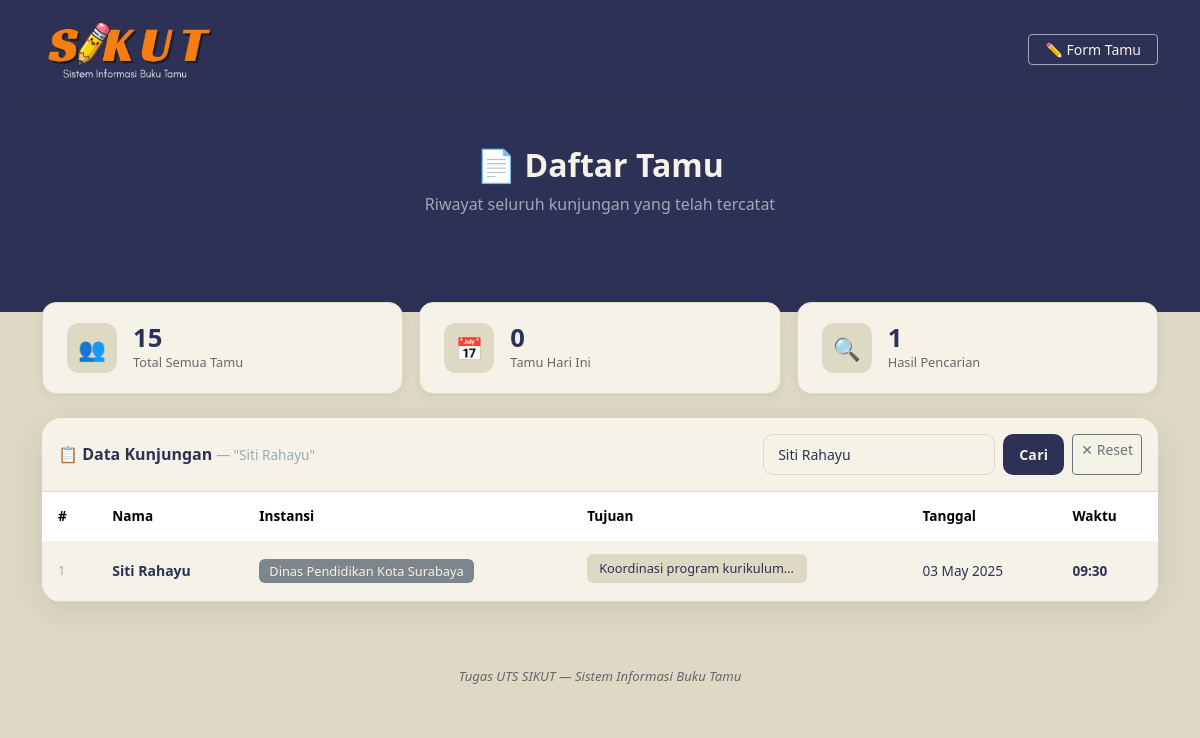
The page /daftar.php?cari=Siti Rahayu on the database its author committed.
### tables this page shows
CREATE TABLE `buku_tamu` (
  `id` int NOT NULL,
  `nama` varchar(100) NOT NULL,
  `instansi` varchar(100) DEFAULT NULL,
  `tujuan` text,
  `tanggal` date DEFAULT NULL,
  `waktu` time DEFAULT NULL
);

### daftar.php (the view, shortened to what this page needs)
<?php
require_once 'koneksi.php';
$keyword = '';
$sql     = "SELECT * FROM buku_tamu ORDER BY tanggal DESC, waktu DESC";
if (!empty($_GET['cari'])) {
    $keyword = trim($_GET['cari']);
    $stmt    = mysqli_prepare($conn,
        "SELECT * FROM buku_tamu
         WHERE nama LIKE ? OR instansi LIKE ?
         ORDER BY tanggal DESC, waktu DESC"
    );
    $like = '%' . $keyword . '%';
    mysqli_stmt_bind_param($stmt, "ss", $like, $like);
    mysqli_stmt_execute($stmt);
    $result = mysqli_stmt_get_result($stmt);
} else {
    $result = mysqli_query($conn, $sql);
}
$total       = mysqli_num_rows($result);
$total_semua = mysqli_fetch_assoc(mysqli_query($conn, "SELECT COUNT(*) as total FROM buku_tamu"))['total'];
$hari_ini    = date('Y-m-d');
$total_hari  = mysqli_fetch_assoc(mysqli_query($conn,
    "SELECT COUNT(*) as total FROM buku_tamu WHERE tanggal = '$hari_ini'"
))['total'];
?>
<!DOCTYPE html>
<html lang="id">
<head>
    <link href="css/bootstrap.min.css" rel="stylesheet">
    <link rel="stylesheet" href="css/style.css">
</head>
<body>
<nav class="navbar navbar-sikut navbar-dark">
    <div class="container">
        <a href="index.php" class="navbar-brand">
            <img src="img/logo.png" alt="SIKUT" height="42">
        </a>
        <a href="index.php" class="btn btn-outline-light btn-sm px-3">
            ✏️ Form Tamu
        </a>
    </div>
</nav>
<div class="hero">
    <div class="container">
        <h1>📄 Daftar Tamu</h1>
        <p>Riwayat seluruh kunjungan yang telah tercatat</p>
    </div>
</div>
<div class="container pb-5">
    <div class="row mt-4 mb-4 g-3">
        <div class="col-md-4">
            <div class="stat-card">
                <div class="stat-icon">👥</div>
                <div>
                    <div class="stat-value"><?= $total_semua ?></div>
                    <div class="stat-label">Total Semua Tamu</div>
                </div>
            </div>
        </div>
        <div class="col-md-4">
            <div class="stat-card">
                <div class="stat-icon">📅</div>
                <div>
                    <div class="stat-value"><?= $total_hari ?></div>
                    <div class="stat-label">Tamu Hari Ini</div>
                </div>
            </div>
        </div>
        <div class="col-md-4">
            <div class="stat-card">
                <div class="stat-icon">🔍</div>
                <div>
                    <div class="stat-value"><?= $total ?></div>
                    <div class="stat-label">
                        <?= $keyword ? 'Hasil Pencarian' : 'Menampilkan Data' ?>
                    </div>
                </div>
            </div>
        </div>
    </div>
    <div class="card card-sikut">
        <div class="card-body p-0">
            <div class="d-flex align-items-center justify-content-between p-3 toolbar-sikut flex-wrap gap-2">
                <h6 class="fw-bold mb-0" style="color:#2D3155">
                    📋 Data Kunjungan
                    <?php if ($keyword): ?>
                        <span style="color:#9BAAB8;font-weight:400;font-size:.85rem">
                            — "<?= htmlspecialchars($keyword) ?>"
                        </span>
                    <?php endif; ?>
                </h6>
                <form method="GET" action="daftar.php" class="d-flex gap-2">
                    <input type="text" name="cari" class="search-box"
                           placeholder="🔍  Cari nama/instansi..."
                           value="<?= htmlspecialchars($keyword) ?>">
                    <button type="submit" class="btn btn-sikut btn-sm px-3">Cari</button>
                    <?php if ($keyword): ?>
                        <a href="daftar.php" class="btn btn-sm btn-outline-secondary">✕ Reset</a>
                    <?php endif; ?>
                </form>
            </div>
            <?php if ($total > 0): ?>
            <div class="table-responsive">
                <table class="table table-hover table-sikut mb-0">
                    <thead>
                        <tr>
                            <th>#</th>
                            <th>Nama</th>
                            <th>Instansi</th>
                            <th>Tujuan</th>
                            <th>Tanggal</th>
                            <th>Waktu</th>
                        </tr>
                    </thead>
                    <tbody>
                    <?php
                    $no = 1;
                    while ($row = mysqli_fetch_assoc($result)):
                        $tgl = date('d M Y', strtotime($row['tanggal']));
                        $wkt = date('H:i', strtotime($row['waktu']));
                    ?>
                        <tr>
                            <td style="color:#9BAAB8;font-size:.8rem"><?= $no++ ?></td>
                            <td style="font-weight:600;color:#2D3155">
                                <?= htmlspecialchars($row['nama']) ?>
                            </td>
                            <td>
                                <span class="badge-instansi">
                                    <?= htmlspecialchars($row['instansi']) ?>
                                </span>
                            </td>
                            <td>
                                <span class="badge-tujuan" title="<?= htmlspecialchars($row['tujuan']) ?>">
                                    <?= htmlspecialchars($row['tujuan']) ?>
                                </span>
                            </td>
                            <td style="font-size:.85rem;color:#2D3155">
                                <?= $tgl ?>
                            </td>
                            <td style="font-size:.85rem;font-weight:600;color:#2D3155">
                                <?= $wkt ?>
                            </td>
                        </tr>
                    <?php endwhile; ?>
                    </tbody>
                </table>
            </div>
            <?php endif; ?>
        </div>
    </div>
    <div class="footer-sikut">
        Tugas UTS SIKUT — Sistem Informasi Buku Tamu
    </div>
</div>
</body>
</html>

### css/style.css (style rules this page uses)
* { margin: 0; padding: 0; box-sizing: border-box; }
body { background: #DDD9C4; font-family: 'Segoe UI', sans-serif; min-height: 100vh; }
.navbar-sikut { background: #2D3155; padding: 14px 0; box-shadow: 0 2px 12px rgba(45,49,85,0.25); }
.navbar-sikut .navbar-brand { padding: 0; line-height: 1; }
.navbar-sikut .navbar-brand img { height: 70px; width: auto; object-fit: contain; }
.navbar-sikut .btn-outline-light { border-color: #9BAAB8; color: #F5F2E8; }
.hero { background: #2D3155; color: #F5F2E8; padding: 48px 0 80px; text-align: center; margin-bottom: -50px; }
.hero h1 { font-size: 2rem; font-weight: 800; margin-bottom: 8px; color: #F5F2E8; }
.hero p { color: #9BAAB8; font-size: 1rem; }
.card-sikut { border: none; border-radius: 20px; box-shadow: 0 8px 32px rgba(45,49,85,0.10); overflow: hidden; background: #F5F2E8; }
.card-sikut .card-body { padding: 36px; }
.btn-sikut { background: #2D3155; border: none; color: #F5F2E8; font-weight: 700; font-size: 1rem; padding: 13px; border-radius: 10px; letter-spacing: .3px; transition: all .2s; }
.btn-sikut.btn-sm { padding: 7px 16px; font-size: .875rem; }
.stat-card { background: #F5F2E8; border-radius: 14px; padding: 20px 24px; box-shadow: 0 2px 10px rgba(45,49,85,0.08); display: flex; align-items: center; gap: 16px; border: 1px solid #DDD9C4; }
.stat-icon { width: 50px; height: 50px; border-radius: 12px; background: #DDD9C4; display: flex; align-items: center; justify-content: center; font-size: 1.4rem; flex-shrink: 0; }
.stat-value { font-size: 1.6rem; font-weight: 800; color: #2D3155; line-height: 1; }
.stat-label { font-size: .8rem; color: #64686b; margin-top: 3px; font-weight: 500; }
.table-sikut thead { background: #2D3155; color: #F5F2E8; }
.table-sikut thead th { font-weight: 600; font-size: .85rem; border: none; padding: 14px 16px; }
.table-sikut tbody td { padding: 13px 16px; font-size: .875rem; vertical-align: middle; color: #2D3155; border-color: #DDD9C4; background: #F5F2E8; }
.badge-tujuan { background: #DDD9C4; color: #2D3155; padding: 5px 12px; border-radius: 6px; font-size: .8rem; font-weight: 500; display: inline-block; max-width: 220px; white-space: nowrap; overflow: hidden; text-overflow: ellipsis; }
.badge-instansi { background: #7d858d; color: #F5F2E8; padding: 3px 10px; border-radius: 6px; font-size: .8rem; font-weight: 500; }
.search-box { border: 1.5px solid #DDD9C4; border-radius: 10px; padding: 9px 14px; font-size: .875rem; background: #F5F2E8; color: #2D3155; outline: none; transition: border-color .2s; }
.search-box::placeholder { color: #9BAAB8; }
.toolbar-sikut { border-bottom: 1px solid #DDD9C4 !important; background: #F5F2E8; }
.footer-sikut { text-align: center; padding: 24px; color: #64686b; font-style: italic; font-weight: 500; font-size: .82rem; margin-top: 40px; border-top: 1px solid #DDD9C4; }

### rows shown on the page
buku_tamu: nama "Siti Rahayu", instansi "Dinas Pendidikan Kota Surabaya", tujuan "Koordinasi program kurikulum…", tanggal "03 May 2025", waktu "09:30"

### other values the page prints
$total_semua "15"
$total_hari "0"
$total "1"
$keyword "Siti Rahayu"
